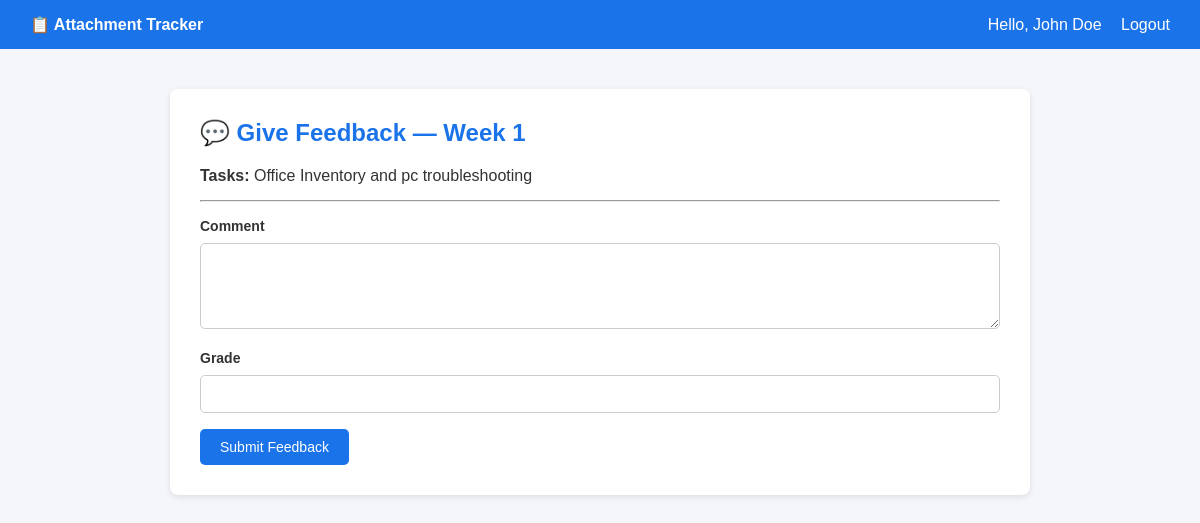
Page /lecturer/feedback/2/ (signed in) on the committed database.
### tracker/models.py (models this page shows, shortened)
class User(AbstractUser):
    ROLE_CHOICES = (
        ('student', 'Student'),
        ('lecturer', 'Lecturer'),
        ('admin', 'Admin'),
    )
    role = models.CharField(max_length=20, choices=ROLE_CHOICES)
    phone = models.CharField(max_length=15, blank=True)

class WeeklyReport(models.Model):
    student = models.ForeignKey(StudentProfile, on_delete=models.CASCADE)
    week_number = models.IntegerField()
    tasks_done = models.TextField()
    challenges = models.TextField()
    lessons_learned = models.TextField()
    hours_worked = models.IntegerField()
    date_submitted = models.DateTimeField(auto_now_add=True)

### tracker/views.py (the view)
# urls.py: path('lecturer/feedback/<int:report_id>/', views.give_feedback, name='give_feedback'),
@login_required
def give_feedback(request, report_id):
    report = get_object_or_404(WeeklyReport, id=report_id)
    form = FeedbackForm(request.POST or None)
    if request.method == 'POST' and form.is_valid():
        feedback = form.save(commit=False)
        feedback.report = report
        feedback.lecturer = request.user
        feedback.save()
        return redirect('view_student_reports', student_id=report.student.id)
    return render(request, 'tracker/give_feedback.html', {
        'form': form,
        'report': report
    })

### tracker/forms.py
class FeedbackForm(forms.ModelForm):
    class Meta:
        model = ReportFeedback
        fields = ['comment', 'grade']
        widgets = {
            'comment': forms.Textarea(attrs={'rows': 4}),
        }

### tracker/templates/tracker/give_feedback.html (shortened to what this page needs)
{% extends 'tracker/base.html' %}
{% block content %}
<div class="card">
    <h2>💬 Give Feedback — Week {{ report.week_number }}</h2>
    <p><strong>Tasks:</strong> {{ report.tasks_done }}</p>
    <hr style="margin: 15px 0;">
    <form method="post">
        {% for field in form %}
            <label>{{ field.label }}</label>
            {{ field }}
        {% endfor %}
        <button type="submit" class="btn">Submit Feedback</button>
    </form>
</div>
{% endblock %}

### tracker/templates/tracker/base.html (shortened to what this page needs)
<!DOCTYPE html>
<html lang="en">
<head>
</head>
<body>
    <nav>
        <strong>📋 Attachment Tracker</strong>
        <div>
            {% if user.is_authenticated %}
                <span>Hello, {{ user.get_full_name|default:user.username }}</span>
                <a href="{% url 'logout' %}">Logout</a>
            {% endif %}
        </div>
    </nav>
    <div class="container">
        {% block content %}{% endblock %}
    </div>
</body>
</html>

### tracker/templates/tracker/base.html (style rules this page uses)
* { margin: 0; padding: 0; box-sizing: border-box; }
body { font-family: Arial, sans-serif; background: #f4f6f9; color: #333; }
nav { background: #1a73e8; color: white; padding: 15px 30px; display: flex; justify-content: space-between; align-items: center; }
nav a { color: white; text-decoration: none; margin-left: 15px; }
.container { max-width: 900px; margin: 40px auto; padding: 0 20px; }
.card { background: white; border-radius: 8px; padding: 30px; margin-bottom: 20px; box-shadow: 0 2px 6px rgba(0,0,0,0.1); }
h1, h2 { margin-bottom: 20px; color: #1a73e8; }
.btn { display: inline-block; padding: 10px 20px; background: #1a73e8; color: white; border: none; border-radius: 5px; cursor: pointer; text-decoration: none; font-size: 14px; }
input, textarea, select { width: 100%; padding: 10px; margin: 8px 0 16px 0; border: 1px solid #ccc; border-radius: 5px; font-size: 14px; }
label { font-weight: bold; font-size: 14px; }

### rows in the picture
User: get_full_name "John Doe"
WeeklyReport: week_number "1", tasks_done "Office Inventory and pc troubleshooting"

### other values in the picture
{{ field.label }} "Comment" "Grade"
